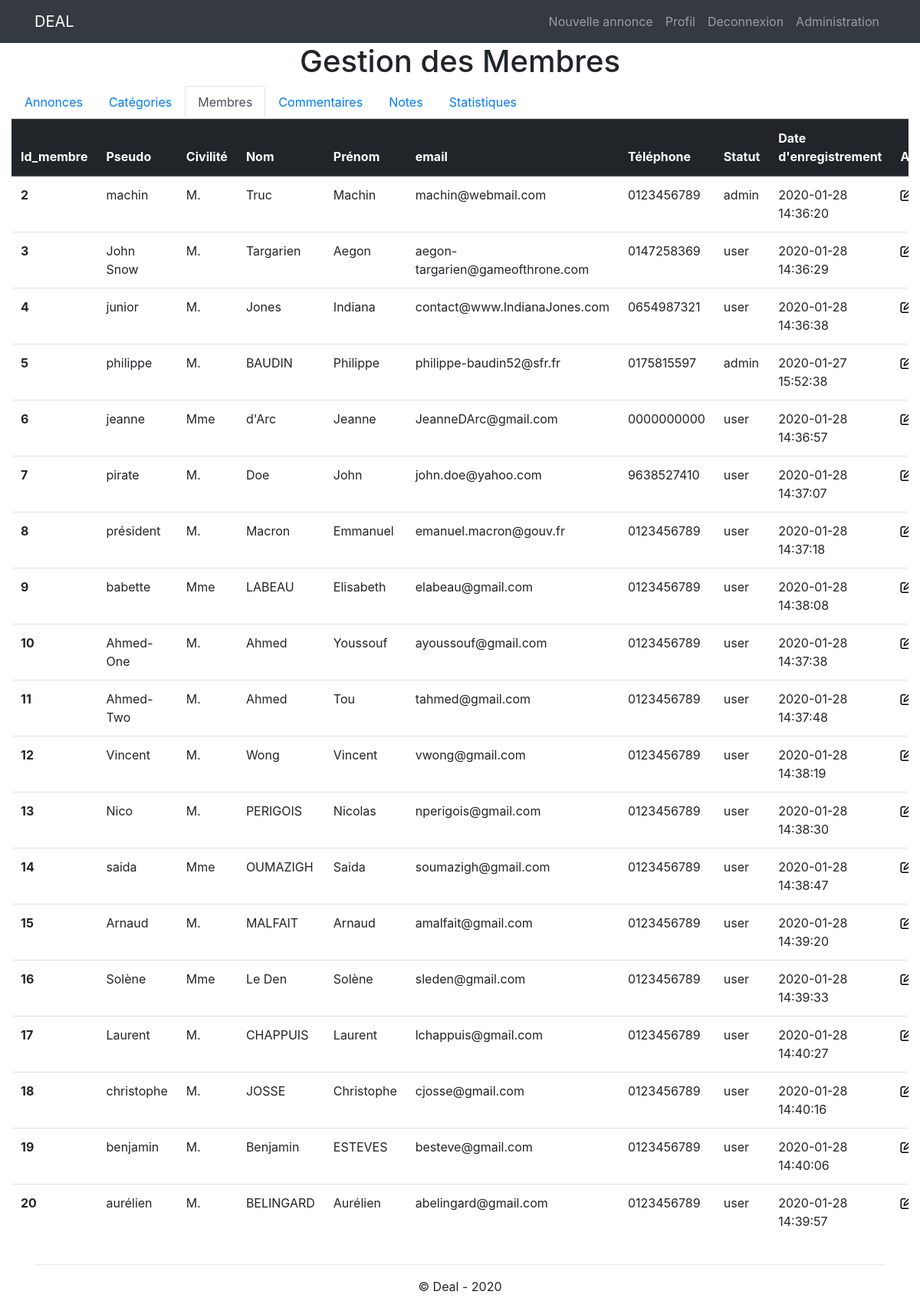
/admin/gestion_membres.php (signed in), run on the app's committed database.
### tables this page shows
CREATE TABLE IF NOT EXISTS `membre` (
  `id` int(11) NOT NULL AUTO_INCREMENT,
  `pseudo` varchar(45) NOT NULL,
  `mdp` varchar(255) NOT NULL,
  `nom` varchar(45) NOT NULL,
  `prenom` varchar(45) NOT NULL,
  `telephone` varchar(45) NOT NULL,
  `email` varchar(45) NOT NULL,
  `civilite` enum('M.','Mme') NOT NULL,
  `role` enum('user','admin') NOT NULL,
  `date_enregistrement` datetime NOT NULL,
  PRIMARY KEY (`id`)
);

### inc/init.php (called while the page is built, shortened)
<?php
$pdo = new PDO( 'mysql:host=localhost;dbname=deal'
              , 'root'
              , ''
              , array ( PDO::ATTR_ERRMODE => PDO::ERRMODE_WARNING
              	      , PDO::MYSQL_ATTR_INIT_COMMAND => 'SET NAMES utf8'
              	      )
              );
$contenu = '';
require_once 'functions.php';

### admin/gestion_membres.php (the view, shortened to what this page needs)
<?php
require_once '../inc/init.php';
$nombreAnnonces = array ();
$resultat = executerRequete ("SELECT membre_id, COUNT(id) nb from annonce group by membre_id");
while ($ligne = $resultat->fetch(PDO::FETCH_ASSOC))
	$nombreAnnonces[$ligne['membre_id']] = $ligne['nb'];
$resultat = executerRequete ("SELECT * FROM membre");
$contenu .='<div class="table-responsive">';
$contenu .=   '<table class="table">';
$contenu .=      '<thead class="thead-dark">';
$contenu .=          '<tr>';
$contenu .=              '<th scope="col">Id_membre</th>';
$contenu .=              '<th scope="col">Pseudo</th>';
$contenu .=              '<th scope="col">Civilité</th>';
$contenu .=              '<th scope="col">Nom</th>';
$contenu .=              '<th scope="col">Prénom</th>';
$contenu .=              '<th scope="col">email</th>';
$contenu .=              '<th scope="col">Téléphone</th>';
$contenu .=              '<th scope="col">Statut</th>';
$contenu .=              '<th scope="col">Date d\'enregistrement</th>';
$contenu .=              '<th scope="col">Action</th>';
$contenu .=          '</tr>';
$contenu .=      '</thead>';
while ($ligne = $resultat->fetch(PDO::FETCH_ASSOC))
	{
	extract ($ligne);
	$contenu .= '<tr>';
	$contenu .=     '<th scope="row">' . $id . '</th>';
	$contenu .=     '<td>' . $pseudo . '</td>';
	$contenu .=     '<td>' . $civilite . '</td>';
	$contenu .=     '<td>' . $nom . '</td>';
	$contenu .=     '<td>' . $prenom . '</td>';
	$contenu .=     '<td>' . $email . '</td>';
	$contenu .=     '<td>' . $telephone . '</td>';
	$contenu .=     '<td>' . $role . '</td>';
	$contenu .=     '<td>' . $date_enregistrement . '</td>';
	$contenu .=     '<td>';
	$contenu .=         '<a href="?modification='.$ligne['id'].'#formulaire" class="liens-noirs">'.MODIFIER.'</a>'."\n";
	switch ($nombreAnnonces[$id]??'0')
		{
		case '0':
			$contenu .= '<a href="?suppression='.$ligne['id'].'" onclick="return confirm(\'Etes-vous certain de vouloir supprimer le compte de '.$pseudo.' ?\')" class="liens-noirs">'.POUBELLE.'</a>';
			break;
		case '1':
			$contenu .= '<a href="?suppression='.$ligne['id'].'" onclick="return confirm(\''.$pseudo.' a déposé une annonce qui deviendra inaccessible aux utilisateurs si vous supprimez son compte. Etes-vous certain de vouloir supprimer son compte ?\')" class="liens-noirs">'.POUBELLE.'</a>';
			break;
		default :
			$contenu .= '<a href="?suppression='.$ligne['id'].'" onclick="return confirm(\''.$pseudo.' a déposé '.($nombreAnnonces[$id]??'0').' annonces. Si vous supprimez son compte, elles deviendront inaccessibles aux utilisateurs. Etes-vous certain de vouloir supprimer son compte ?\')" class="liens-noirs">'.POUBELLE.'</a>';
			break;
		}
	$contenu .=     '</td>';
	$contenu .= '</tr>';
	}
$contenu .=   '</table>';
$contenu .='</div>';
require_once '../inc/header.php';
echo $contenu;
	?>
	<?php
require_once '../inc/footer.php';

### css/style.css (style rules this page uses)
.liens-noirs,.liens-noirs:link,.liens_noirs:visited,.liens_noirs:hover,.liens_noirs:active { color:black; }

### data on the page
membre: id "2", pseudo "machin", civilite "M.", nom "Truc", prenom "Machin", email "machin@webmail.com", telephone "0123456789", role "admin", date_enregistrement "2020-01-28 14:36:20"
membre: id "3", pseudo "John Snow", civilite "M.", nom "Targarien", prenom "Aegon", email "aegon-targarien@gameofthrone.com", telephone "0147258369", role "user", date_enregistrement "2020-01-28 14:36:29"
membre: id "4", pseudo "junior", civilite "M.", nom "Jones", prenom "Indiana", email "contact@www.IndianaJones.com", telephone "0654987321", role "user", date_enregistrement "2020-01-28 14:36:38"
membre: id "5", pseudo "philippe", civilite "M.", nom "BAUDIN", prenom "Philippe", email "philippe-baudin52@sfr.fr", telephone "0175815597", role "admin", date_enregistrement "2020-01-27 15:52:38"
membre: id "6", pseudo "jeanne", civilite "Mme", nom "d'Arc", prenom "Jeanne", email "JeanneDArc@gmail.com", telephone "0000000000", role "user", date_enregistrement "2020-01-28 14:36:57"
membre: id "7", pseudo "pirate", civilite "M.", nom "Doe", prenom "John", email "john.doe@yahoo.com", telephone "9638527410", role "user", date_enregistrement "2020-01-28 14:37:07"
membre: id "8", pseudo "président", civilite "M.", nom "Macron", prenom "Emmanuel", email "emanuel.macron@gouv.fr", telephone "0123456789", role "user", date_enregistrement "2020-01-28 14:37:18"
membre: id "9", pseudo "babette", civilite "Mme", nom "LABEAU", prenom "Elisabeth", email "elabeau@gmail.com", telephone "0123456789", role "user", date_enregistrement "2020-01-28 14:38:08"
membre: id "10", pseudo "Ahmed-One", civilite "M.", nom "Ahmed", prenom "Youssouf", email "ayoussouf@gmail.com", telephone "0123456789", role "user", date_enregistrement "2020-01-28 14:37:38"
membre: id "11", pseudo "Ahmed-Two", civilite "M.", nom "Ahmed", prenom "Tou", email "tahmed@gmail.com", telephone "0123456789", role "user", date_enregistrement "2020-01-28 14:37:48"
membre: id "12", pseudo "Vincent", civilite "M.", nom "Wong", prenom "Vincent", email "vwong@gmail.com", telephone "0123456789", role "user", date_enregistrement "2020-01-28 14:38:19"
membre: id "13", pseudo "Nico", civilite "M.", nom "PERIGOIS", prenom "Nicolas", email "nperigois@gmail.com", telephone "0123456789", role "user", date_enregistrement "2020-01-28 14:38:30"
membre: id "14", pseudo "saida", civilite "Mme", nom "OUMAZIGH", prenom "Saida", email "soumazigh@gmail.com", telephone "0123456789", role "user", date_enregistrement "2020-01-28 14:38:47"
membre: id "15", pseudo "Arnaud", civilite "M.", nom "MALFAIT", prenom "Arnaud", email "amalfait@gmail.com", telephone "0123456789", role "user", date_enregistrement "2020-01-28 14:39:20"
membre: id "16", pseudo "Solène", civilite "Mme", nom "Le Den", prenom "Solène", email "sleden@gmail.com", telephone "0123456789", role "user", date_enregistrement "2020-01-28 14:39:33"
membre: id "17", pseudo "Laurent", civilite "M.", nom "CHAPPUIS", prenom "Laurent", email "lchappuis@gmail.com", telephone "0123456789", role "user", date_enregistrement "2020-01-28 14:40:27"
membre: id "18", pseudo "christophe", civilite "M.", nom "JOSSE", prenom "Christophe", email "cjosse@gmail.com", telephone "0123456789", role "user", date_enregistrement "2020-01-28 14:40:16"
membre: id "19", pseudo "benjamin", civilite "M.", nom "Benjamin", prenom "ESTEVES", email "besteve@gmail.com", telephone "0123456789", role "user", date_enregistrement "2020-01-28 14:40:06"
membre: id "20", pseudo "aurélien", civilite "M.", nom "BELINGARD", prenom "Aurélien", email "abelingard@gmail.com", telephone "0123456789", role "user", date_enregistrement "2020-01-28 14:39:57"

### other printed values
$titre "Membres"
